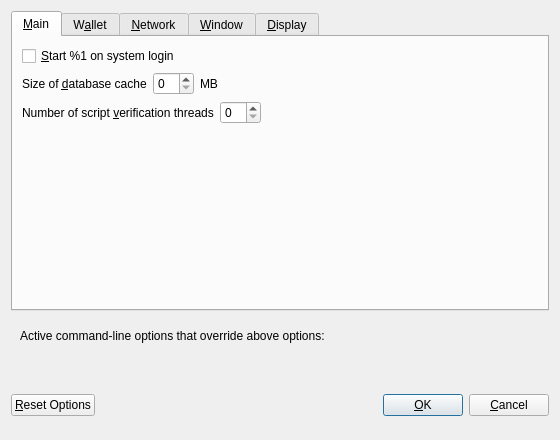
<?xml version="1.0" encoding="UTF-8"?>
<ui version="4.0">
 <class>OptionsDialog</class>
 <widget class="QDialog" name="OptionsDialog">
  <property name="geometry">
   <rect>
    <x>0</x>
    <y>0</y>
    <width>560</width>
    <height>440</height>
   </rect>
  </property>
  <property name="windowTitle">
   <string>Options</string>
  </property>
  <property name="modal">
   <bool>true</bool>
  </property>
  <layout class="QVBoxLayout" name="verticalLayout">
   <item>
    <widget class="QTabWidget" name="tabWidget">
     <property name="currentIndex">
      <number>0</number>
     </property>
     <widget class="QWidget" name="tabMain">
      <attribute name="title">
       <string>&amp;Main</string>
      </attribute>
      <layout class="QVBoxLayout" name="verticalLayout_Main">
       <item>
        <widget class="QCheckBox" name="bitcoinAtStartup">
         <property name="toolTip">
          <string>Automatically start %1 after logging in to the system.</string>
         </property>
         <property name="text">
          <string>&amp;Start %1 on system login</string>
         </property>
        </widget>
       </item>
       <item>
        <layout class="QHBoxLayout" name="horizontalLayout_2_Main">
         <item>
          <widget class="QLabel" name="databaseCacheLabel">
           <property name="text">
            <string>Size of &amp;database cache</string>
           </property>
           <property name="textFormat">
            <enum>Qt::PlainText</enum>
           </property>
           <property name="buddy">
            <cstring>databaseCache</cstring>
           </property>
          </widget>
         </item>
         <item>
          <widget class="QSpinBox" name="databaseCache"/>
         </item>
         <item>
          <widget class="QLabel" name="databaseCacheUnitLabel">
           <property name="text">
            <string>MB</string>
           </property>
           <property name="textFormat">
            <enum>Qt::PlainText</enum>
           </property>
          </widget>
         </item>
         <item>
          <spacer name="horizontalSpacer_2_Main">
           <property name="orientation">
            <enum>Qt::Horizontal</enum>
           </property>
           <property name="sizeHint" stdset="0">
            <size>
             <width>40</width>
             <height>20</height>
            </size>
           </property>
          </spacer>
         </item>
        </layout>
       </item>
       <item>
        <layout class="QHBoxLayout" name="horizontalLayout_3_Main">
         <item>
          <widget class="QLabel" name="threadsScriptVerifLabel">
           <property name="text">
            <string>Number of script &amp;verification threads</string>
           </property>
           <property name="textFormat">
            <enum>Qt::PlainText</enum>
           </property>
           <property name="buddy">
            <cstring>threadsScriptVerif</cstring>
           </property>
          </widget>
         </item>
         <item>
          <widget class="QSpinBox" name="threadsScriptVerif">
           <property name="toolTip">
            <string>(0 = auto, &lt;0 = leave that many cores free)</string>
           </property>
          </widget>
         </item>
         <item>
          <spacer name="horizontalSpacer_3_Main">
           <property name="orientation">
            <enum>Qt::Horizontal</enum>
           </property>
           <property name="sizeHint" stdset="0">
            <size>
             <width>40</width>
             <height>20</height>
            </size>
           </property>
          </spacer>
         </item>
        </layout>
       </item>
       <item>
        <spacer name="verticalSpacer_Main">
         <property name="orientation">
          <enum>Qt::Vertical</enum>
         </property>
         <property name="sizeHint" stdset="0">
          <size>
           <width>20</width>
           <height>40</height>
          </size>
         </property>
        </spacer>
       </item>
      </layout>
     </widget>
     <widget class="QWidget" name="tabWallet">
      <attribute name="title">
       <string>W&amp;allet</string>
      </attribute>
      <layout class="QVBoxLayout" name="verticalLayout_Wallet">
       <item>
        <widget class="QGroupBox" name="groupBox">
         <property name="title">
          <string>Expert</string>
         </property>
         <layout class="QVBoxLayout" name="verticalLayout_2">
          <item>
           <widget class="QCheckBox" name="coinControlFeatures">
            <property name="toolTip">
             <string>Whether to show coin control features or not.</string>
            </property>
            <property name="text">
             <string>Enable coin &amp;control features</string>
            </property>
           </widget>
          </item>
          <item>
           <widget class="QCheckBox" name="spendZeroConfChange">
            <property name="toolTip">
             <string>If you disable the spending of unconfirmed change, the change from a transaction cannot be used until that transaction has at least one confirmation. This also affects how your balance is computed.</string>
            </property>
            <property name="text">
             <string>&amp;Spend unconfirmed change</string>
            </property>
           </widget>
          </item>
         </layout>
        </widget>
       </item>
       <item>
        <spacer name="verticalSpacer_Wallet">
         <property name="orientation">
          <enum>Qt::Vertical</enum>
         </property>
         <property name="sizeHint" stdset="0">
          <size>
           <width>20</width>
           <height>40</height>
          </size>
         </property>
        </spacer>
       </item>
      </layout>
     </widget>
     <widget class="QWidget" name="tabNetwork">
      <attribute name="title">
       <string>&amp;Network</string>
      </attribute>
      <layout class="QVBoxLayout" name="verticalLayout_Network">
       <item>
        <widget class="QCheckBox" name="mapPortUpnp">
         <property name="toolTip">
          <string>Automatically open the bontoncoin client port on the router. This only works when your router supports UPnP and it is enabled.</string>
         </property>
         <property name="text">
          <string>Map port using &amp;UPnP</string>
         </property>
        </widget>
       </item>
       <item>
        <widget class="QCheckBox" name="allowIncoming">
         <property name="toolTip">
          <string>Accept connections from outside</string>
         </property>
         <property name="text">
          <string>Allow incoming connections</string>
         </property>
        </widget>
       </item>
       <item>
        <widget class="QCheckBox" name="connectSocks">
         <property name="toolTip">
          <string>Connect to the bontoncoin network through a SOCKS5 proxy.</string>
         </property>
         <property name="text">
          <string>&amp;Connect through SOCKS5 proxy (default proxy):</string>
         </property>
        </widget>
       </item>
       <item>
        <layout class="QHBoxLayout" name="horizontalLayout_1_Network">
         <item>
          <widget class="QLabel" name="proxyIpLabel">
           <property name="text">
            <string>Proxy &amp;IP:</string>
           </property>
           <property name="textFormat">
            <enum>Qt::PlainText</enum>
           </property>
           <property name="buddy">
            <cstring>proxyIp</cstring>
           </property>
          </widget>
         </item>
         <item>
          <widget class="QValidatedLineEdit" name="proxyIp">
           <property name="minimumSize">
            <size>
             <width>140</width>
             <height>0</height>
            </size>
           </property>
           <property name="maximumSize">
            <size>
             <width>140</width>
             <height>16777215</height>
            </size>
           </property>
           <property name="toolTip">
            <string>IP address of the proxy (e.g. IPv4: 127.0.0.1 / IPv6: ::1)</string>
           </property>
          </widget>
         </item>
         <item>
          <widget class="QLabel" name="proxyPortLabel">
           <property name="text">
            <string>&amp;Port:</string>
           </property>
           <property name="textFormat">
            <enum>Qt::PlainText</enum>
           </property>
           <property name="buddy">
            <cstring>proxyPort</cstring>
           </property>
          </widget>
         </item>
         <item>
          <widget class="QLineEdit" name="proxyPort">
           <property name="minimumSize">
            <size>
             <width>55</width>
             <height>0</height>
            </size>
           </property>
           <property name="maximumSize">
            <size>
             <width>55</width>
             <height>16777215</height>
            </size>
           </property>
           <property name="toolTip">
            <string>Port of the proxy (e.g. 9050)</string>
           </property>
          </widget>
         </item>
         <item>
          <spacer name="horizontalSpacer_1_Network">
           <property name="orientation">
            <enum>Qt::Horizontal</enum>
           </property>
           <property name="sizeHint" stdset="0">
            <size>
             <width>40</width>
             <height>20</height>
            </size>
           </property>
          </spacer>
         </item>
        </layout>
       </item>
       <item>
        <layout class="QHBoxLayout" name="horizontalLayout_2_Network">
         <item>
          <widget class="QLabel" name="proxyActiveNets">
           <property name="text">
            <string>Used for reaching peers via:</string>
           </property>
           <property name="textFormat">
            <enum>Qt::PlainText</enum>
           </property>
          </widget>
         </item>
         <item>
          <widget class="QCheckBox" name="proxyReachIPv4">
           <property name="enabled">
            <bool>false</bool>
           </property>
           <property name="toolTip">
            <string>Shows, if the supplied default SOCKS5 proxy is used to reach peers via this network type.</string>
           </property>
           <property name="text">
            <string/>
           </property>
          </widget>
         </item>
         <item>
          <widget class="QLabel" name="proxyReachIPv4Label">
           <property name="text">
            <string>IPv4</string>
           </property>
           <property name="textFormat">
            <enum>Qt::PlainText</enum>
           </property>
          </widget>
         </item>
         <item>
          <widget class="QCheckBox" name="proxyReachIPv6">
           <property name="enabled">
            <bool>false</bool>
           </property>
           <property name="toolTip">
            <string>Shows, if the supplied default SOCKS5 proxy is used to reach peers via this network type.</string>
           </property>
           <property name="text">
            <string/>
           </property>
          </widget>
         </item>
         <item>
          <widget class="QLabel" name="proxyReachIPv6Label">
           <property name="text">
            <string>IPv6</string>
           </property>
           <property name="textFormat">
            <enum>Qt::PlainText</enum>
           </property>
          </widget>
         </item>
         <item>
          <widget class="QCheckBox" name="proxyReachTor">
           <property name="enabled">
            <bool>false</bool>
           </property>
           <property name="toolTip">
            <string>Shows, if the supplied default SOCKS5 proxy is used to reach peers via this network type.</string>
           </property>
           <property name="text">
            <string/>
           </property>
          </widget>
         </item>
         <item>
          <widget class="QLabel" name="proxyReachTorLabel">
           <property name="text">
            <string>Tor</string>
           </property>
           <property name="textFormat">
            <enum>Qt::PlainText</enum>
           </property>
          </widget>
         </item>
         <item>
          <spacer name="horizontalSpacer_2_Network">
           <property name="orientation">
            <enum>Qt::Horizontal</enum>
           </property>
           <property name="sizeHint" stdset="0">
            <size>
             <width>40</width>
             <height>20</height>
            </size>
           </property>
          </spacer>
         </item>
        </layout>
       </item>
       <item>
        <widget class="QCheckBox" name="connectSocksTor">
         <property name="toolTip">
          <string>Connect to the bontoncoin network through a separate SOCKS5 proxy for Tor hidden services.</string>
         </property>
         <property name="text">
          <string>Use separate SOCKS5 proxy to reach peers via Tor hidden services:</string>
         </property>
        </widget>
       </item>
       <item>
        <layout class="QHBoxLayout" name="horizontalLayout_3_Network">
         <item>
          <widget class="QLabel" name="proxyIpTorLabel">
           <property name="text">
            <string>Proxy &amp;IP:</string>
           </property>
           <property name="textFormat">
            <enum>Qt::PlainText</enum>
           </property>
           <property name="buddy">
            <cstring>proxyIpTor</cstring>
           </property>
          </widget>
         </item>
         <item>
          <widget class="QValidatedLineEdit" name="proxyIpTor">
           <property name="minimumSize">
            <size>
             <width>140</width>
             <height>0</height>
            </size>
           </property>
           <property name="maximumSize">
            <size>
             <width>140</width>
             <height>16777215</height>
            </size>
           </property>
           <property name="toolTip">
            <string>IP address of the proxy (e.g. IPv4: 127.0.0.1 / IPv6: ::1)</string>
           </property>
          </widget>
         </item>
         <item>
          <widget class="QLabel" name="proxyPortTorLabel">
           <property name="text">
            <string>&amp;Port:</string>
           </property>
           <property name="textFormat">
            <enum>Qt::PlainText</enum>
           </property>
           <property name="buddy">
            <cstring>proxyPortTor</cstring>
           </property>
          </widget>
         </item>
         <item>
          <widget class="QLineEdit" name="proxyPortTor">
           <property name="minimumSize">
            <size>
             <width>55</width>
             <height>0</height>
            </size>
           </property>
           <property name="maximumSize">
            <size>
             <width>55</width>
             <height>16777215</height>
            </size>
           </property>
           <property name="toolTip">
            <string>Port of the proxy (e.g. 9050)</string>
           </property>
          </widget>
         </item>
         <item>
          <spacer name="horizontalSpacer_4_Network">
           <property name="orientation">
            <enum>Qt::Horizontal</enum>
           </property>
           <property name="sizeHint" stdset="0">
            <size>
             <width>40</width>
             <height>20</height>
            </size>
           </property>
          </spacer>
         </item>
        </layout>
       </item>
       <item>
        <spacer name="verticalSpacer_Network">
         <property name="orientation">
          <enum>Qt::Vertical</enum>
         </property>
         <property name="sizeHint" stdset="0">
          <size>
           <width>20</width>
           <height>40</height>
          </size>
         </property>
        </spacer>
       </item>
      </layout>
     </widget>
     <widget class="QWidget" name="tabWindow">
      <attribute name="title">
       <string>&amp;Window</string>
      </attribute>
      <layout class="QVBoxLayout" name="verticalLayout_Window">
       <item>
        <widget class="QCheckBox" name="hideTrayIcon">
         <property name="toolTip">
          <string>&amp;Hide the icon from the system tray.</string>
         </property>
         <property name="text">
          <string>Hide tray icon</string>
         </property>
        </widget>
       </item>
       <item>
        <widget class="QCheckBox" name="minimizeToTray">
         <property name="toolTip">
          <string>Show only a tray icon after minimizing the window.</string>
         </property>
         <property name="text">
          <string>&amp;Minimize to the tray instead of the taskbar</string>
         </property>
        </widget>
       </item>
       <item>
        <widget class="QCheckBox" name="minimizeOnClose">
         <property name="toolTip">
          <string>Minimize instead of exit the application when the window is closed. When this option is enabled, the application will be closed only after selecting Exit in the menu.</string>
         </property>
         <property name="text">
          <string>M&amp;inimize on close</string>
         </property>
        </widget>
       </item>
       <item>
        <spacer name="verticalSpacer_Window">
         <property name="orientation">
          <enum>Qt::Vertical</enum>
         </property>
         <property name="sizeHint" stdset="0">
          <size>
           <width>20</width>
           <height>40</height>
          </size>
         </property>
        </spacer>
       </item>
      </layout>
     </widget>
     <widget class="QWidget" name="tabDisplay">
      <attribute name="title">
       <string>&amp;Display</string>
      </attribute>
      <layout class="QVBoxLayout" name="verticalLayout_Display">
       <item>
        <layout class="QHBoxLayout" name="horizontalLayout_1_Display">
         <item>
          <widget class="QLabel" name="langLabel">
           <property name="text">
            <string>User Interface &amp;language:</string>
           </property>
           <property name="textFormat">
            <enum>Qt::PlainText</enum>
           </property>
           <property name="buddy">
            <cstring>lang</cstring>
           </property>
          </widget>
         </item>
         <item>
          <widget class="QValueComboBox" name="lang">
           <property name="toolTip">
            <string>The user interface language can be set here. This setting will take effect after restarting %1.</string>
           </property>
          </widget>
         </item>
        </layout>
       </item>
       <item>
        <layout class="QHBoxLayout" name="horizontalLayout_2_Display">
         <item>
          <widget class="QLabel" name="unitLabel">
           <property name="text">
            <string>&amp;Unit to show amounts in:</string>
           </property>
           <property name="textFormat">
            <enum>Qt::PlainText</enum>
           </property>
           <property name="buddy">
            <cstring>unit</cstring>
           </property>
          </widget>
         </item>
         <item>
          <widget class="QValueComboBox" name="unit">
           <property name="toolTip">
            <string>Choose the default subdivision unit to show in the interface and when sending coins.</string>
           </property>
          </widget>
         </item>
        </layout>
       </item>
       <item>
        <layout class="QHBoxLayout" name="horizontalLayout_3_Display">
         <item>
          <widget class="QLabel" name="thirdPartyTxUrlsLabel">
           <property name="toolTip">
            <string>Third party URLs (e.g. a block explorer) that appear in the transactions tab as context menu items. %s in the URL is replaced by transaction hash. Multiple URLs are separated by vertical bar |.</string>
           </property>
           <property name="text">
            <string>Third party transaction URLs</string>
           </property>
           <property name="buddy">
            <cstring>thirdPartyTxUrls</cstring>
           </property>
          </widget>
         </item>
         <item>
          <widget class="QLineEdit" name="thirdPartyTxUrls">
           <property name="toolTip">
            <string>Third party URLs (e.g. a block explorer) that appear in the transactions tab as context menu items. %s in the URL is replaced by transaction hash. Multiple URLs are separated by vertical bar |.</string>
           </property>
          </widget>
         </item>
        </layout>
       </item>
       <item>
        <spacer name="verticalSpacer_Display">
         <property name="orientation">
          <enum>Qt::Vertical</enum>
         </property>
         <property name="sizeHint" stdset="0">
          <size>
           <width>20</width>
           <height>40</height>
          </size>
         </property>
        </spacer>
       </item>
      </layout>
     </widget>
    </widget>
   </item>
   <item>
    <widget class="QFrame" name="frame">
     <layout class="QVBoxLayout" name="verticalLayout_Bottom">
      <item>
       <layout class="QHBoxLayout" name="horizontalLayout_Bottom">
        <item>
         <widget class="QLabel" name="overriddenByCommandLineInfoLabel">
          <property name="text">
           <string>Active command-line options that override above options:</string>
          </property>
          <property name="textFormat">
           <enum>Qt::PlainText</enum>
          </property>
         </widget>
        </item>
        <item>
         <spacer name="horizontalSpacer_Bottom">
          <property name="orientation">
           <enum>Qt::Horizontal</enum>
          </property>
          <property name="sizeHint" stdset="0">
           <size>
            <width>40</width>
            <height>20</height>
           </size>
          </property>
         </spacer>
        </item>
       </layout>
      </item>
      <item>
       <widget class="QLabel" name="overriddenByCommandLineLabel">
        <property name="text">
         <string/>
        </property>
        <property name="textFormat">
         <enum>Qt::PlainText</enum>
        </property>
        <property name="wordWrap">
         <bool>true</bool>
        </property>
       </widget>
      </item>
     </layout>
    </widget>
   </item>
   <item>
    <layout class="QHBoxLayout" name="horizontalLayout_Buttons">
     <item>
      <widget class="QPushButton" name="resetButton">
       <property name="toolTip">
        <string>Reset all client options to default.</string>
       </property>
       <property name="text">
        <string>&amp;Reset Options</string>
       </property>
       <property name="autoDefault">
        <bool>false</bool>
       </property>
      </widget>
     </item>
     <item>
      <spacer name="horizontalSpacer_1">
       <property name="orientation">
        <enum>Qt::Horizontal</enum>
       </property>
       <property name="sizeHint" stdset="0">
        <size>
         <width>40</width>
         <height>48</height>
        </size>
       </property>
      </spacer>
     </item>
     <item>
      <widget class="QLabel" name="statusLabel">
       <property name="minimumSize">
        <size>
         <width>200</width>
         <height>0</height>
        </size>
       </property>
       <property name="font">
        <font>
         <weight>75</weight>
         <bold>true</bold>
        </font>
       </property>
       <property name="text">
        <string/>
       </property>
       <property name="textFormat">
        <enum>Qt::PlainText</enum>
       </property>
       <property name="wordWrap">
        <bool>true</bool>
       </property>
      </widget>
     </item>
     <item>
      <spacer name="horizontalSpacer_2">
       <property name="orientation">
        <enum>Qt::Horizontal</enum>
       </property>
       <property name="sizeHint" stdset="0">
        <size>
         <width>40</width>
         <height>48</height>
        </size>
       </property>
      </spacer>
     </item>
     <item>
      <widget class="QPushButton" name="okButton">
       <property name="text">
        <string>&amp;OK</string>
       </property>
       <property name="autoDefault">
        <bool>false</bool>
       </property>
       <property name="default">
        <bool>true</bool>
       </property>
      </widget>
     </item>
     <item>
      <widget class="QPushButton" name="cancelButton">
       <property name="text">
        <string>&amp;Cancel</string>
       </property>
       <property name="autoDefault">
        <bool>false</bool>
       </property>
      </widget>
     </item>
    </layout>
   </item>
  </layout>
 </widget>
 <customwidgets>
  <customwidget>
   <class>QValidatedLineEdit</class>
   <extends>QLineEdit</extends>
   <header>qvalidatedlineedit.h</header>
  </customwidget>
  <customwidget>
   <class>QValueComboBox</class>
   <extends>QComboBox</extends>
   <header>qvaluecombobox.h</header>
  </customwidget>
 </customwidgets>
 <resources/>
 <connections/>
</ui>
